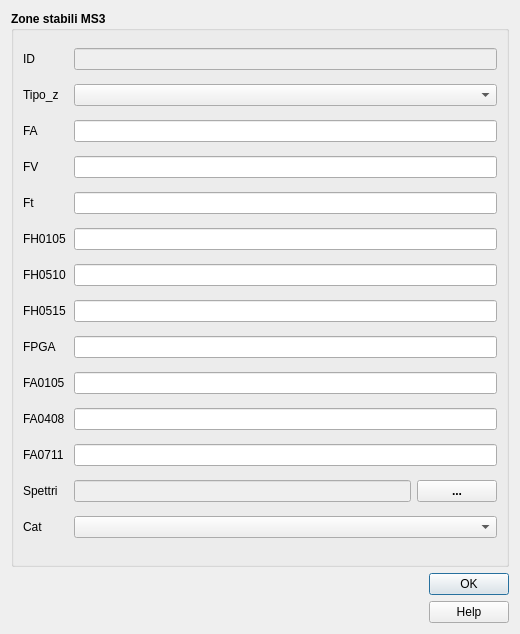
<?xml version="1.0" encoding="UTF-8"?>
<ui version="4.0">
    <class>stab_3</class>
    <widget class="QDialog" name="stab_3">
        <property name="geometry">
            <rect>
                <x>0</x>
                <y>0</y>
                <width>520</width>
                <height>634</height>
            </rect>
        </property>
        <property name="sizePolicy">
            <sizepolicy hsizetype="Fixed" vsizetype="Fixed">
                <horstretch>0</horstretch>
                <verstretch>0</verstretch>
            </sizepolicy>
        </property>
        <property name="minimumSize">
            <size>
                <width>520</width>
                <height>580</height>
            </size>
        </property>
        <property name="maximumSize">
            <size>
                <width>1500</width>
                <height>1500</height>
            </size>
        </property>
        <property name="windowTitle">
            <string>Zone stabili MS3</string>
        </property>
        <property name="modal">
            <bool>true</bool>
        </property>
        <layout class="QVBoxLayout" name="verticalLayout_2">
            <item>
                <widget class="QGroupBox" name="groupBox_2">
                    <property name="sizePolicy">
                        <sizepolicy hsizetype="Expanding" vsizetype="Expanding">
                            <horstretch>0</horstretch>
                            <verstretch>0</verstretch>
                        </sizepolicy>
                    </property>
                    <property name="font">
                        <font>
                            <weight>75</weight>
                            <bold>true</bold>
                        </font>
                    </property>
                    <property name="title">
                        <string>Zone stabili MS3</string>
                    </property>
                    <layout class="QGridLayout" name="gridLayout_4">
                        <item row="4" column="0">
                            <widget class="QLabel" name="label_12">
                                <property name="font">
                                    <font>
                                        <weight>50</weight>
                                        <bold>false</bold>
                                    </font>
                                </property>
                                <property name="text">
                                    <string>Ft</string>
                                </property>
                            </widget>
                        </item>
                        <item row="0" column="0">
                            <widget class="QLabel" name="label_2">
                                <property name="sizePolicy">
                                    <sizepolicy hsizetype="Minimum" vsizetype="Preferred">
                                        <horstretch>0</horstretch>
                                        <verstretch>0</verstretch>
                                    </sizepolicy>
                                </property>
                                <property name="minimumSize">
                                    <size>
                                        <width>45</width>
                                        <height>0</height>
                                    </size>
                                </property>
                                <property name="font">
                                    <font>
                                        <weight>50</weight>
                                        <bold>false</bold>
                                    </font>
                                </property>
                                <property name="text">
                                    <string>&lt;html&gt;&lt;head/&gt;&lt;body&gt;&lt;p&gt;ID&lt;/p&gt;&lt;/body&gt;&lt;/html&gt;</string>
                                </property>
                            </widget>
                        </item>
                        <item row="9" column="0">
                            <widget class="QLabel" name="label_4">
                                <property name="font">
                                    <font>
                                        <weight>50</weight>
                                        <bold>false</bold>
                                    </font>
                                </property>
                                <property name="text">
                                    <string>FA0105</string>
                                </property>
                            </widget>
                        </item>
                        <item row="12" column="0">
                            <widget class="QLabel" name="label_3">
                                <property name="font">
                                    <font>
                                        <weight>50</weight>
                                        <bold>false</bold>
                                    </font>
                                </property>
                                <property name="text">
                                    <string>Spettri</string>
                                </property>
                            </widget>
                        </item>
                        <item row="6" column="1">
                            <widget class="QLineEdit" name="FH0510">
                                <property name="toolTip">
                                    <string/>
                                </property>
                            </widget>
                        </item>
                        <item row="1" column="1">
                            <widget class="QComboBox" name="Tipo_z">
                                <property name="toolTip">
                                    <string/>
                                </property>
                            </widget>
                        </item>
                        <item row="8" column="0">
                            <widget class="QLabel" name="label_17">
                                <property name="font">
                                    <font>
                                        <weight>50</weight>
                                        <bold>false</bold>
                                    </font>
                                </property>
                                <property name="text">
                                    <string>FPGA</string>
                                </property>
                            </widget>
                        </item>
                        <item row="10" column="1">
                            <widget class="QLineEdit" name="FA0408">
                                <property name="toolTip">
                                    <string/>
                                </property>
                            </widget>
                        </item>
                        <item row="3" column="1">
                            <widget class="QLineEdit" name="FV">
                                <property name="toolTip">
                                    <string/>
                                </property>
                                <property name="inputMethodHints">
                                    <set>Qt::ImhDialableCharactersOnly|Qt::ImhDigitsOnly</set>
                                </property>
                            </widget>
                        </item>
                        <item row="1" column="0">
                            <widget class="QLabel" name="label">
                                <property name="font">
                                    <font>
                                        <weight>50</weight>
                                        <bold>false</bold>
                                    </font>
                                </property>
                                <property name="text">
                                    <string>Tipo_z</string>
                                </property>
                            </widget>
                        </item>
                        <item row="8" column="1">
                            <widget class="QLineEdit" name="FPGA">
                                <property name="toolTip">
                                    <string/>
                                </property>
                            </widget>
                        </item>
                        <item row="7" column="1">
                            <widget class="QLineEdit" name="FH0515">
                                <property name="toolTip">
                                    <string/>
                                </property>
                            </widget>
                        </item>
                        <item row="4" column="1">
                            <widget class="QLineEdit" name="Ft">
                                <property name="toolTip">
                                    <string/>
                                </property>
                                <property name="inputMethodHints">
                                    <set>Qt::ImhDialableCharactersOnly|Qt::ImhDigitsOnly</set>
                                </property>
                            </widget>
                        </item>
                        <item row="13" column="1">
                            <widget class="QComboBox" name="CAT">
                                <property name="toolTip">
                                    <string/>
                                </property>
                            </widget>
                        </item>
                        <item row="3" column="0">
                            <widget class="QLabel" name="label_13">
                                <property name="font">
                                    <font>
                                        <weight>50</weight>
                                        <bold>false</bold>
                                    </font>
                                </property>
                                <property name="text">
                                    <string>FV</string>
                                </property>
                            </widget>
                        </item>
                        <item row="11" column="0">
                            <widget class="QLabel" name="label_18">
                                <property name="font">
                                    <font>
                                        <weight>50</weight>
                                        <bold>false</bold>
                                    </font>
                                </property>
                                <property name="text">
                                    <string>FA0711</string>
                                </property>
                            </widget>
                        </item>
                        <item row="6" column="0">
                            <widget class="QLabel" name="label_16">
                                <property name="font">
                                    <font>
                                        <weight>50</weight>
                                        <bold>false</bold>
                                    </font>
                                </property>
                                <property name="text">
                                    <string>FH0510</string>
                                </property>
                            </widget>
                        </item>
                        <item row="11" column="1">
                            <widget class="QLineEdit" name="FA0711">
                                <property name="toolTip">
                                    <string/>
                                </property>
                            </widget>
                        </item>
                        <item row="12" column="1">
                            <layout class="QGridLayout" name="gridLayout_3">
                                <item row="0" column="0">
                                    <widget class="QLineEdit" name="SPETTRI">
                                        <property name="enabled">
                                            <bool>false</bool>
                                        </property>
                                        <property name="toolTip">
                                            <string/>
                                        </property>
                                    </widget>
                                </item>
                                <item row="0" column="1">
                                    <widget class="QPushButton" name="pushButton">
                                        <property name="cursor">
                                            <cursorShape>PointingHandCursor</cursorShape>
                                        </property>
                                        <property name="text">
                                            <string>...</string>
                                        </property>
                                    </widget>
                                </item>
                            </layout>
                        </item>
                        <item row="2" column="1">
                            <widget class="QLineEdit" name="FA">
                                <property name="toolTip">
                                    <string/>
                                </property>
                                <property name="inputMethodHints">
                                    <set>Qt::ImhDialableCharactersOnly|Qt::ImhDigitsOnly</set>
                                </property>
                            </widget>
                        </item>
                        <item row="0" column="1">
                            <widget class="QLineEdit" name="pkuid">
                                <property name="enabled">
                                    <bool>false</bool>
                                </property>
                                <property name="palette">
                                    <palette>
                                        <active>
                                            <colorrole role="Text">
                                                <brush brushstyle="SolidPattern">
                                                    <color alpha="255">
                                                        <red>113</red>
                                                        <green>113</green>
                                                        <blue>113</blue>
                                                    </color>
                                                </brush>
                                            </colorrole>
                                            <colorrole role="PlaceholderText">
                                                <brush brushstyle="NoBrush">
                                                    <color alpha="128">
                                                        <red>113</red>
                                                        <green>113</green>
                                                        <blue>113</blue>
                                                    </color>
                                                </brush>
                                            </colorrole>
                                        </active>
                                        <inactive>
                                            <colorrole role="Text">
                                                <brush brushstyle="SolidPattern">
                                                    <color alpha="255">
                                                        <red>113</red>
                                                        <green>113</green>
                                                        <blue>113</blue>
                                                    </color>
                                                </brush>
                                            </colorrole>
                                            <colorrole role="PlaceholderText">
                                                <brush brushstyle="NoBrush">
                                                    <color alpha="128">
                                                        <red>113</red>
                                                        <green>113</green>
                                                        <blue>113</blue>
                                                    </color>
                                                </brush>
                                            </colorrole>
                                        </inactive>
                                        <disabled>
                                            <colorrole role="Text">
                                                <brush brushstyle="SolidPattern">
                                                    <color alpha="255">
                                                        <red>120</red>
                                                        <green>120</green>
                                                        <blue>120</blue>
                                                    </color>
                                                </brush>
                                            </colorrole>
                                            <colorrole role="PlaceholderText">
                                                <brush brushstyle="NoBrush">
                                                    <color alpha="128">
                                                        <red>113</red>
                                                        <green>113</green>
                                                        <blue>113</blue>
                                                    </color>
                                                </brush>
                                            </colorrole>
                                        </disabled>
                                    </palette>
                                </property>
                                <property name="toolTip">
                                    <string/>
                                </property>
                            </widget>
                        </item>
                        <item row="9" column="1">
                            <widget class="QLineEdit" name="FA0105">
                                <property name="toolTip">
                                    <string/>
                                </property>
                            </widget>
                        </item>
                        <item row="13" column="0">
                            <widget class="QLabel" name="label_6">
                                <property name="font">
                                    <font>
                                        <weight>50</weight>
                                        <bold>false</bold>
                                    </font>
                                </property>
                                <property name="text">
                                    <string>Cat</string>
                                </property>
                            </widget>
                        </item>
                        <item row="5" column="0">
                            <widget class="QLabel" name="label_15">
                                <property name="font">
                                    <font>
                                        <weight>50</weight>
                                        <bold>false</bold>
                                    </font>
                                </property>
                                <property name="text">
                                    <string>FH0105</string>
                                </property>
                            </widget>
                        </item>
                        <item row="7" column="0">
                            <widget class="QLabel" name="label_19">
                                <property name="font">
                                    <font>
                                        <weight>50</weight>
                                        <bold>false</bold>
                                    </font>
                                </property>
                                <property name="text">
                                    <string>FH0515</string>
                                </property>
                            </widget>
                        </item>
                        <item row="10" column="0">
                            <widget class="QLabel" name="label_8">
                                <property name="font">
                                    <font>
                                        <weight>50</weight>
                                        <bold>false</bold>
                                    </font>
                                </property>
                                <property name="text">
                                    <string>FA0408</string>
                                </property>
                            </widget>
                        </item>
                        <item row="5" column="1">
                            <widget class="QLineEdit" name="FH0105">
                                <property name="toolTip">
                                    <string/>
                                </property>
                            </widget>
                        </item>
                        <item row="2" column="0">
                            <widget class="QLabel" name="label_14">
                                <property name="font">
                                    <font>
                                        <weight>50</weight>
                                        <bold>false</bold>
                                    </font>
                                </property>
                                <property name="text">
                                    <string>FA</string>
                                </property>
                            </widget>
                        </item>
                    </layout>
                </widget>
            </item>
            <item>
                <layout class="QHBoxLayout" name="horizontalLayout">
                    <item>
                        <widget class="QLabel" name="label_logo_cnr">
                            <property name="maximumSize">
                                <size>
                                    <width>81</width>
                                    <height>60</height>
                                </size>
                            </property>
                            <property name="text">
                                <string/>
                            </property>
                            <property name="pixmap">
                                <pixmap>../loghi/Logo CNR-2010-Quadrato-ITA-high.png</pixmap>
                            </property>
                            <property name="scaledContents">
                                <bool>true</bool>
                            </property>
                        </widget>
                    </item>
                    <item>
                        <widget class="QLabel" name="label_logo_igag">
                            <property name="maximumSize">
                                <size>
                                    <width>70</width>
                                    <height>60</height>
                                </size>
                            </property>
                            <property name="text">
                                <string/>
                            </property>
                            <property name="pixmap">
                                <pixmap>../loghi/IGAG-CMYK.png</pixmap>
                            </property>
                            <property name="scaledContents">
                                <bool>true</bool>
                            </property>
                        </widget>
                    </item>
                    <item>
                        <spacer name="horizontalSpacer">
                            <property name="orientation">
                                <enum>Qt::Horizontal</enum>
                            </property>
                            <property name="sizeHint" stdset="0">
                                <size>
                                    <width>40</width>
                                    <height>20</height>
                                </size>
                            </property>
                        </spacer>
                    </item>
                    <item>
                        <layout class="QVBoxLayout" name="verticalLayout">
                            <item>
                                <widget class="QDialogButtonBox" name="buttonBox">
                                    <property name="sizePolicy">
                                        <sizepolicy hsizetype="Fixed" vsizetype="Fixed">
                                            <horstretch>0</horstretch>
                                            <verstretch>0</verstretch>
                                        </sizepolicy>
                                    </property>
                                    <property name="minimumSize">
                                        <size>
                                            <width>0</width>
                                            <height>0</height>
                                        </size>
                                    </property>
                                    <property name="cursor">
                                        <cursorShape>PointingHandCursor</cursorShape>
                                    </property>
                                    <property name="orientation">
                                        <enum>Qt::Vertical</enum>
                                    </property>
                                    <property name="standardButtons">
                                        <set>QDialogButtonBox::Ok</set>
                                    </property>
                                    <property name="centerButtons">
                                        <bool>true</bool>
                                    </property>
                                </widget>
                            </item>
                            <item>
                                <widget class="QPushButton" name="help_button">
                                    <property name="cursor">
                                        <cursorShape>PointingHandCursor</cursorShape>
                                    </property>
                                    <property name="text">
                                        <string>Help</string>
                                    </property>
                                </widget>
                            </item>
                        </layout>
                    </item>
                </layout>
            </item>
        </layout>
    </widget>
    <tabstops>
        <tabstop>pkuid</tabstop>
        <tabstop>Tipo_z</tabstop>
        <tabstop>FA</tabstop>
        <tabstop>FV</tabstop>
        <tabstop>Ft</tabstop>
        <tabstop>FH0105</tabstop>
        <tabstop>FH0510</tabstop>
        <tabstop>FH0515</tabstop>
        <tabstop>FPGA</tabstop>
        <tabstop>FA0105</tabstop>
        <tabstop>FA0408</tabstop>
        <tabstop>FA0711</tabstop>
        <tabstop>SPETTRI</tabstop>
        <tabstop>pushButton</tabstop>
        <tabstop>CAT</tabstop>
        <tabstop>help_button</tabstop>
    </tabstops>
    <resources/>
    <connections/>
</ui>
